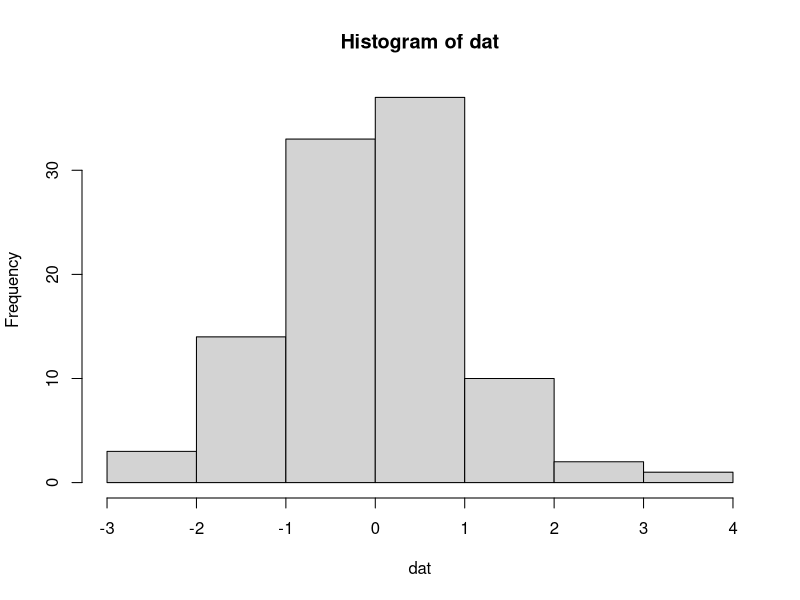
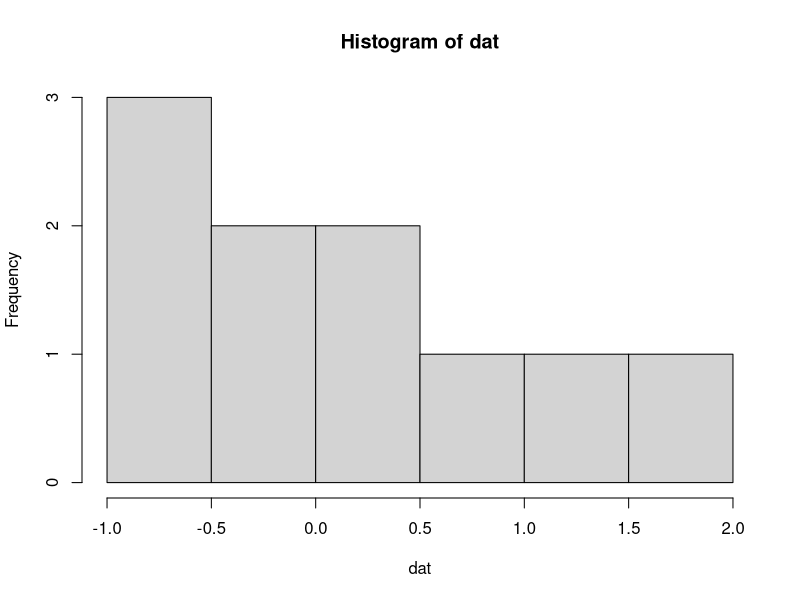

Reproduce these figures in R, in order.
## ---- chunk 1
dat <- rnorm(100)
hist(dat)
## ---- chunk 2
dat <- rnorm(10)
hist(dat)
